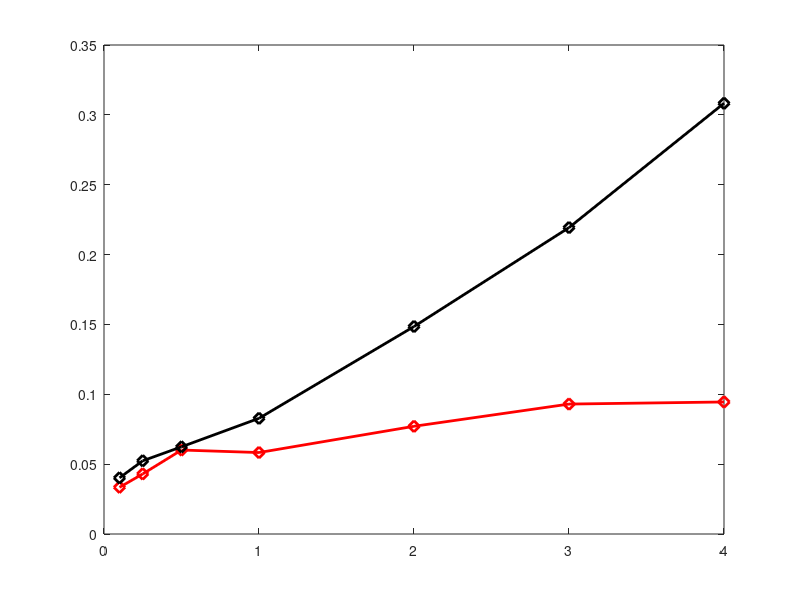

The MATLAB source for this figure:
%effect of mobility prediction
%TargetCount = 50;
%Rmax = 30; AOV = 90;
%RUN_PERIOD = 5;
%MAX_PREDICTION = RUN_PERIOD;
%CTC = 0.9
%Using Fuzzy
% speed_vec = [0.25 0.5 1 2 3 4 5];
% 
% uncovered_ratio_with_prediction = [1.9364 2.5818 3.4364 6.2000 9.0545 14.2909 18.9273]/50;
% cam_num_with_prediction = [5.6400    5.7600    5.7200    5.4800    5.7200    5.7200    6.0400];
% exec_time_with_prediction = [0.3426    0.3549    0.3419    0.3215    0.3439    0.3588    0.3940];
% 
% uncovered_ratio_basic = [ 2.5000 2.9636 3.9364 6.9273 10.4000 14.7182 19.8545]/50;
% cam_num_basic = [5.6800    5.5200    5.8000    5.7200    5.6400    5.8000    5.8000];
% exec_time_with_prediction = [ 0.0577    0.0545    0.0597    0.0582    0.0579    0.0584    0.0584];

speed_vec = [0.05 0.1 0.25 0.5 1 2 3 4 5];
%10 scenarios:
%RUN_PERIOD = 5;
uncovered_ratio_with_prediction = [ 1.2136  1.4409  1.8182  2.5000  3.7409  6.8227  9.4318 14.3591 18.6682]/50;
cam_num_with_prediction = [ 5.5800    5.5400    5.6200    5.7000    5.7800    5.7200    5.7200    5.7800 5.9000];
exec_time_with_prediction = [ 0.3341    0.3415    0.3334    0.3419    0.3531    0.3556    0.3573    0.3745    0.3893];

uncovered_ratio_basic = [  1.5636  1.936   2.5636 3.0955 4.2864 7.4000 10.977  15.1500  19.6500]/50;
cam_num_basic = [ 5.7800    5.6800    5.7600    5.5600    5.6800    5.7600    5.6600    5.7400   5.9000];
exec_time_basic = [0.0594    0.0584    0.0584    0.0564    0.0595    0.0605    0.0590    0.0600    0.0619];

% figure; 
% plot(speed_vec, uncovered_ratio_with_prediction, '-rs', 'LineWidth',2,'MarkerSize',8); hold on;
% plot(speed_vec, uncovered_ratio_basic, '-ks', 'LineWidth',2,'MarkerSize',8); hold on;

%RUN_PERIOD = 10;
uncovered_ratio_with_prediction = [ 1.3455  1.5636  2.4364  4.0227  7.4227  16.3000  22.9364  25.1091  22.6273]/50;
cam_num_with_prediction = [5.7000    5.6333    5.9000    5.5000    5.9000    5.8000    5.6333    6.0000  6.1667];
exec_time_with_prediction = [ 0.5043    0.4836    0.5162    0.4644    0.5278    0.5213    0.5085    0.5863    0.6046];

uncovered_ratio_basic = [ 1.7727 2.4545  2.9682  4.5409  7.922  17.4136  24.3864  25.7091  22.7636]/50;
cam_num_basic = [5.7667    5.7333    5.7000    5.8333    5.7333    5.9333    5.7667    5.8000    5.8333];
exec_time_basic = [ 0.0364    0.0373    0.0353    0.0361    0.0352    0.0373    0.0347    0.0345   0.0353];



%XSPEED = 0, YSPEED varies in the above range
uncovered_ratio_with_prediction = [ 0.0331 0.0325  0.0657   0.0888  0.1513  0.2779  0.3980  0.4225  0.3754];
cam_num_with_prediction = [5.8667    5.8667    5.6000    5.6000    5.8333    5.9333    5.6333    5.9667 5.9333];
exec_time_with_prediction = [ 0.5121    0.4893    0.4658    0.4618    0.4838    0.5171    0.4879    0.5357  0.5576];

uncovered_ratio_basic = [ 0.0363    0.0388    0.0635    0.0875    0.1481    0.2898    0.4091    0.4445 0.3901];


cam_num_basic = [ 5.8667    5.8333    5.7333    5.6333    5.6333    5.8000    5.8000    5.8333 5.8667];
exec_time_basic = [ 0.0386    0.0365    0.0352    0.0343    0.0342    0.0352    0.0353    0.0355  0.0360];

speed_vec = [0.1 0.25 0.5 1 2 3 4];

%RUN_PERIOD = 5
uncovered_ratio_with_prediction = [  0.0334    0.0430    0.0601    0.0583    0.0771    0.0930    0.0945];
%camNum_with_prediction = [ 8.4000    8.1000    7.8600    8.1400    8.0400    8.2200    8.0600];
uncovered_ratio_basic = [ 0.0402    0.0524    0.0624    0.0828    0.1485    0.2193    0.3083];
%cam_num_basic= [ 5.7600    5.6400    5.6000    5.6400    5.6000    5.7000    5.6800];

%Rmax = 25, RUN_PERIOD = 5;
%uncovered_ratio_basic = [0.0438    0.0395    0.0525    0.0721    0.0945    0.1640    0.2372    0.3315   0.4135];
%uncovered_ratio_with_prediction = [0.0389  0.0403 0.0495 0.0678   0.0951  0.1564  0.2350  0.3197  0.3954];

%Rmax=20, AOV =60, RUN_PERIOD = 5;
%uncovered_ratio_basic = [ 0.0785    0.0903    0.1121    0.1526    0.1985    0.3171    0.4349    0.5275   0.5879];
%uncovered_ratio_with_prediction = [0.0732    0.0835    0.1156    0.1565    0.1948    0.2963    0.4153    0.5251  0.5901];

%RUN PERIOD = 10, speed_vec = [0.1 0.25 0.5 1 2 3 4];
%speed_vec = [0.1 0.25 0.5 1 2 3 4];
%uncovered_ratio_basic = [0.1053    0.1475    0.2185    0.3578    0.5695    0.6711    0.7145];
%uncovered_ratio_with_prediction = [0.1139    0.1664    0.2081    0.3275    0.5700    0.6712    0.7131];


figure;
plot(speed_vec, uncovered_ratio_with_prediction, '-rd', 'LineWidth',2,'MarkerSize',8); hold on;
plot(speed_vec, uncovered_ratio_basic, '-kd', 'LineWidth',2,'MarkerSize',8); hold on;

%figure;
%plot(speed_vec, camNum_with_prediction, '-rd', 'LineWidth',2,'MarkerSize',8); hold on;
%plot(speed_vec, cam_num_basic, '-kd', 'LineWidth',2,'MarkerSize',8); hold on;





